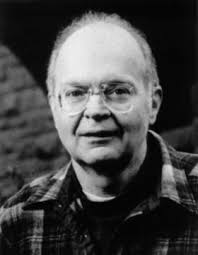
#> input picture Analytical Geometry and Linear Algebra/Lecture 1/Examples/images-2.jpeg, 198 x 255 px
$ jupyter execute Demo-SVD.ipynb
#> lines starting #> are read from the running program, lines starting #| are printed output that depends on the picture; long printed decimals are rounded
[cell 1]
import numpy as np
import matplotlib.pyplot as plt
from PIL import Image

[cell 2]
# import picture
pic = Image.open('images-2.jpeg')
#> pic is the input picture: PIL image 198x255 RGB; min 0, max 243, mean 69

pic = pic.convert('L')
#> pic: PIL image 198x255 L
# let's have a look
plt.imshow(pic,cmap='gray')
plt.show()
pic = np.array(pic)

[cell 3]
# SVD (singular value decomposition)

U,S,V = np.linalg.svd( pic )
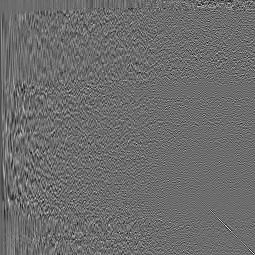
#> U: shape (255, 255) float64; min -0.319, max 0.426, mean -0.00043; drawn with min black and max white
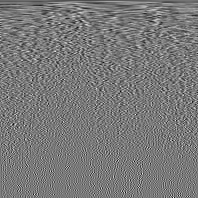
#> V: shape (198, 198) float64; min -0.325, max 0.356, mean -0.000519; drawn with min black and max white
#> S = 198 values, max 20170.4 at index 0, min 0.847 at index 197, mean 344.7

# plot the spectrum
plt.plot(S,'r-')
plt.xlim([-2,270])
plt.xlabel('Component number')
plt.ylabel('Singular value (\sigma)')
plt.show()
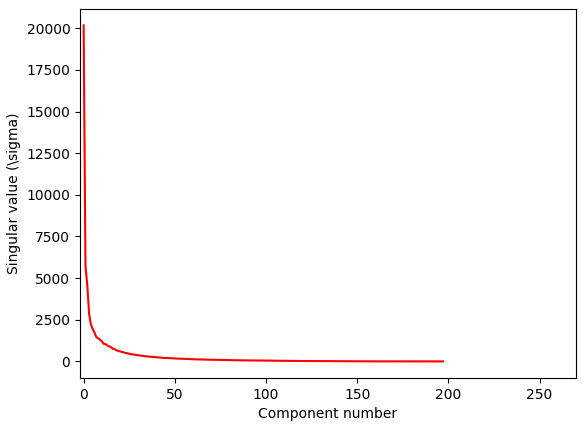
#> figure drawn by matplotlib, 1 panel; curve peaks at x = 0, y = 20170.4
print(S[:15])
#| [20170.435  5730.130  4570.600  2851.050
#|   2218.472  1938.075  1715.219  1451.697
#|   1386.127  1310.055  1202.090   1051.052
#|   1041.191   949.646   901.981]

[cell 4]
# reconstruct the image based on some components

# list the components you want to use for the reconstruction
comps = np.arange(0,15)

# reconstruct the low-rank version of the picture
reconPic = U[:,comps]@np.diag(S[comps])@V[comps,:]
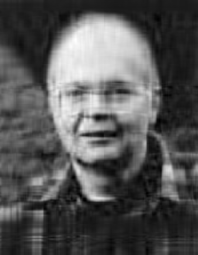
#> reconPic: shape (255, 198) float64; min -24.34, max 254.2, mean 69; drawn with min black and max white


# show the original and reconstructed pictures for comparison
plt.figure(figsize=(10,20))
plt.subplot(1,2,1)
plt.imshow(pic,cmap='gray')
plt.title('Original')
plt.axis('off')

plt.subplot(1,2,2)
plt.imshow(reconPic,cmap='gray')
plt.title('Components %s-%s' %(comps[0],comps[-1]))
plt.axis('off')

plt.show()

[cell 5]
# reconstruct the image based on some components

# list the components you want to use for the reconstruction
comps = np.arange(15,120)

# reconstruct the low-rank version of the picture
reconPic = U[:,comps]@np.diag(S[comps])@V[comps,:]
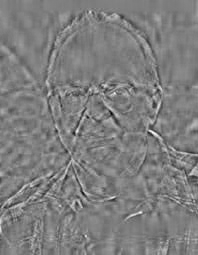
#> reconPic: shape (255, 198) float64; min -87.48, max 88.12, mean 0; drawn with min black and max white


# show the original and reconstructed pictures for comparison
plt.figure(figsize=(10,20))
plt.subplot(1,2,1)
plt.imshow(pic,cmap='gray')
plt.title('Original')
plt.axis('off')

plt.subplot(1,2,2)
plt.imshow(reconPic,cmap='gray')
plt.title('Components %s-%s' %(comps[0],comps[-1]))
plt.axis('off')

plt.show()
